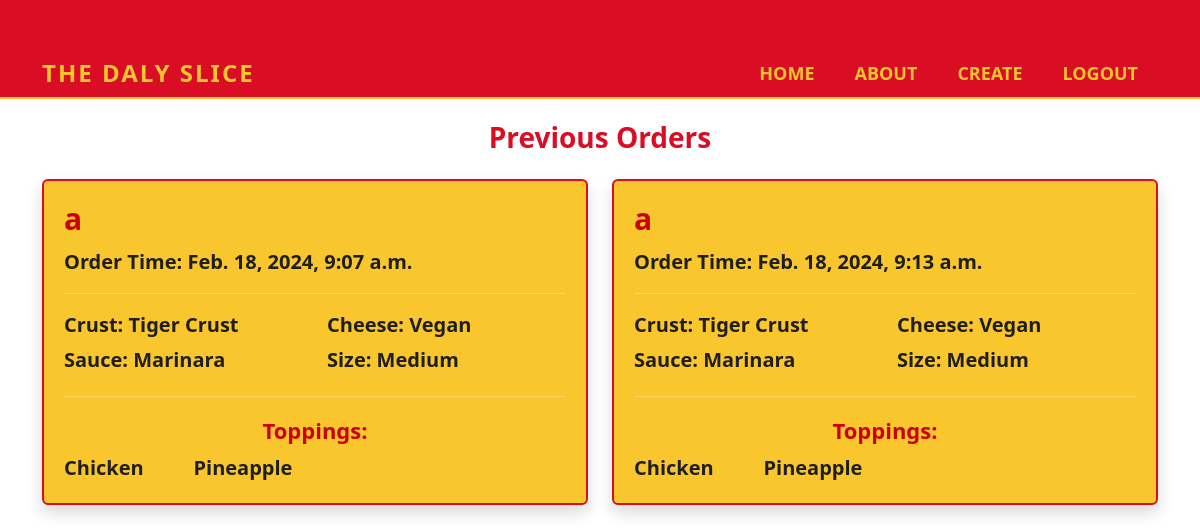
The page / (signed in) on the database its author committed.
### templates/models.py (models this page shows)
class Order(models.Model):
    id = models.AutoField(primary_key=True)
    user = models.ForeignKey(User, on_delete=models.CASCADE)
    pizza = models.ForeignKey(Pizza, on_delete=models.CASCADE)
    name = models.CharField(max_length=40)
    address = models.CharField(max_length=80)
    card_number = models.CharField(max_length=16)
    card_expiry = models.DateTimeField(null=True)
    card_cvv = models.CharField(max_length=3)
    order_time = models.DateTimeField(auto_now_add=True)

class Pizza(models.Model):
    id = models.AutoField(primary_key=True)
    user = models.ForeignKey(User, on_delete=models.CASCADE)
    crust = models.ForeignKey(Crust, on_delete = models.CASCADE)
    cheese = models.ForeignKey(Cheese, on_delete = models.CASCADE)
    sauce = models.ForeignKey(Sauce, on_delete = models.CASCADE)
    size = models.ForeignKey(Size, on_delete = models.CASCADE)
    Chicken = models.BooleanField(default=False)
    Pepperoni = models.BooleanField(default=False)
    Mushroom = models.BooleanField(default=False)
    Olives = models.BooleanField(default=False)
    Ham = models.BooleanField(default=False)
    Pineapple = models.BooleanField(default=False)
    Peppers = models.BooleanField(default=False)
    Onion = models.BooleanField(default=False)
    Sweetcorn = models.BooleanField(default=False)
    Pesto = models.BooleanField(default=False)
    Anchovies = models.BooleanField(default=False)
    Jalapeno = models.BooleanField(default=False)
    completed = models.BooleanField(default=False)

class Crust(models.Model):
    id = models.AutoField(primary_key=True)
    name = models.CharField(max_length=20, unique=True)

class Sauce(models.Model):
    id = models.AutoField(primary_key=True)
    name = models.CharField(max_length=20, unique=True)

class Cheese(models.Model):
    id = models.AutoField(primary_key=True)
    name = models.CharField(max_length=20, unique=True)

class Size(models.Model):
    id = models.AutoField(primary_key=True)
    name = models.CharField(max_length=20, unique=True)

### templates/views.py (the view)
# urls.py: path('', views.index, name="index"),
def index(request):
    try:
        userCurr = request.user
        userOrders = Order.objects.filter(user=userCurr)
    except:
        return render(request, 'index.html')
    return render(request, 'index.html', {'orders': userOrders})

### templates/templates/index.html (shortened to what this page needs)
{% extends 'base.html' %}
{% block content %}
    {% if user.is_authenticated %}
        <h2 class="text-center mb-4">Previous Orders</h2>
        {% if orders %}
            <div class="row row-cols-1 row-cols-md-2 g-4">
                {% for order in orders %}
                    <div class="col">
                        <div class="card h-100 shadow rounded custom-card">
                            <div class="card-body">
                                <h5 class="card-title">{{ order.address }}</h5>
                                <p class="card-text">Order Time: {{ order.order_time }}</p>
                                <hr>
                                <div class="row">
                                    <div class="col">
                                        <p class="card-text">Crust: {{ order.pizza.crust.name }}</p>
                                        <p class="card-text">Sauce: {{ order.pizza.sauce.name }}</p>
                                    </div>
                                    <div class="col">
                                        <p class="card-text">Cheese: {{ order.pizza.cheese.name }}</p>
                                        <p class="card-text">Size: {{ order.pizza.size.name }}</p>
                                    </div>
                                </div>
                                <hr>
                                <h6 class="card-subtitle mb-2 text-muted">Toppings:</h6>
                                <ul class="list-unstyled">
                                    {% if order.pizza.Chicken %}<li>Chicken</li>{% endif %}
                                    {% if order.pizza.Pineapple %}<li>Pineapple</li>{% endif %}
                                </ul>
                            </div>
                        </div>
                    </div>
                {% endfor %}
            </div>
        {% else %}
            <p class="text-center">No orders yet.</p>
        {% endif %}
    {% else %}
        <h2 class="text-center mb-4">Register or Login for Some Killer Pizza</h2>
    {% endif %}
{% endblock %}

### templates/templates/base.html (shortened to what this page needs)
{% load static %}
<!DOCTYPE html>
<html lang="en">
<head>
    <link href="https://cdn.jsdelivr.net/npm/bootstrap@5.3.0-alpha1/dist/css/bootstrap.min.css" rel="stylesheet">
    <link rel="stylesheet" type="text/css" href="{% static 'styles.css' %}">
</head>
<body>
    <nav class="navbar navbar-expand-lg">
        <div class="container">
            <h1 class="navbar-brand">The Daly Slice</h1>
            <div class="collapse navbar-collapse" id="navbarNav">
                <ul class="navbar-nav ms-auto">
                    <li class="nav-item">
                        <a class="nav-link" href="/">Home</a>
                    </li>
                    <li class="nav-item">
                        <a class="nav-link" href="{% url 'about' %}">About</a>
                    </li>
                    {% if user.is_authenticated %}
                        <li class="nav-item">
                            <a class="nav-link" href="{% url 'create' %}">Create</a>
                        </li>
                        <li class="nav-item">
                            <a class="nav-link" href="{% url 'logout' %}">Logout</a>
                        </li>
                    {% endif %}
                </ul>
            </div>
        </div>
    </nav>
    <div class="container">
        {% block content %}
        {% endblock %}
    </div>
</body>
</html>

### templates/static/styles.css (style rules this page uses)
h1 { margin: 0; color: #d90d24; font-size: 36px; font-weight: bold; text-transform: uppercase; letter-spacing: 2px; }
.navbar { background-color: #d90d24; border-bottom: 2px solid #f9c62e; padding-top: 0; padding-bottom: 0; }
.navbar-brand { font-size: 24px; font-weight: bold; color: #f9c62e !important; text-transform: uppercase; letter-spacing: 2px; }
.navbar-nav .nav-item .nav-link { color: #f9c62e !important; font-size: 18px; font-weight: bold; text-transform: uppercase; padding: 10px 15px; margin: 0 5px; border-radius: 5px; transition: all 0.3s ease; }
.container { padding-top: 50px; }
h2.text-center.mb-4 { color: #d90d24; text-align: center; margin-top: -28px; margin-bottom: 10px; font-size: 28px; font-weight: bold; }
.custom-card { background-color: #f9c62e; color: #fff; border: 2px solid #d90d24; border-radius: 10px; box-shadow: 0 4px 6px rgba(0, 0, 0, 0.1); }
.custom-card .card-body { padding: 20px; }
.custom-card .card-title { font-size: 30px; color: #cc0000; font-weight: bold; margin-bottom: 10px; }
.custom-card .card-text { font-size: 20px; font-weight: bold; margin-bottom: 5px; color: #1f1f1f; text-shadow: none; }
.custom-card .card-subtitle { font-size: 22px; font-weight: bold; margin-top: 20px; text-align: center; color: #cc0000 !important; text-shadow: none; }
.custom-card .list-unstyled { columns: 4; margin-top: 10px; margin-bottom: 0; }
.custom-card .list-unstyled li { font-size: 20px; font-weight: bold; margin-bottom: 5px; color: #1f1f1f; text-shadow: none; }

### rows shown on the page
Order: address "a", order_time "Feb. 18, 2024, 9:07 a.m.", pizza.crust.name "Tiger Crust", pizza.sauce.name "Marinara", pizza.cheese.name "Vegan", pizza.size.name "Medium", shows "Chicken", shows "Pineapple"
Order: address "a", order_time "Feb. 18, 2024, 9:13 a.m.", pizza.crust.name "Tiger Crust", pizza.sauce.name "Marinara", pizza.cheese.name "Vegan", pizza.size.name "Medium", shows "Chicken", shows "Pineapple"
